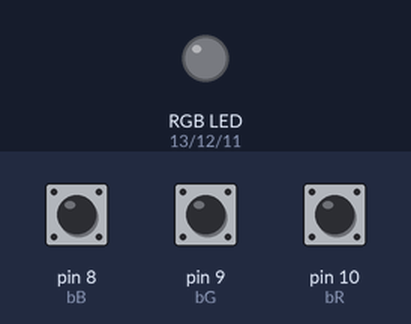
Recording of a sketch running on a simulated Arduino Uno, built with avr-gcc and run on an emulated ATmega328P. On the bench: an RGB LED mixed from three pins (HIGH = lit). The test bench sets the inputs (shaded band); at power-on: pin 8 (bB) HIGH, pin 9 (bG) HIGH, pin 10 (bR) HIGH.

Above: at 1.2 s.
1.3 s: pin 8 (bB) pulled LOW for 0.15 s
At 1.37 s:
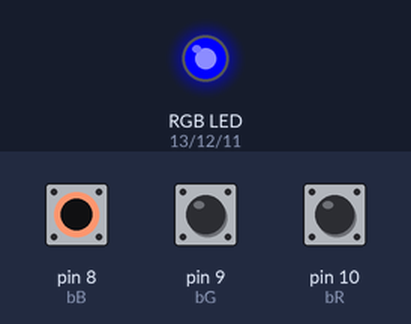
2.9 s: pin 9 (bG) pulled LOW for 0.15 s
At 2.97 s:
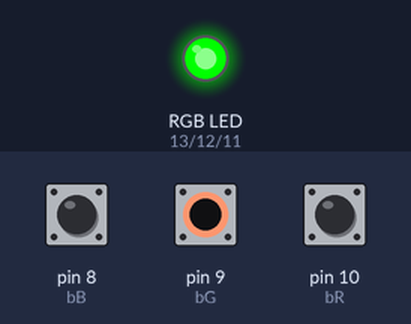
4.5 s: pin 10 (bR) pulled LOW for 0.15 s
At 4.57 s:
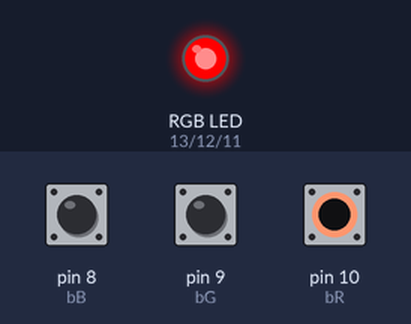
6.1 s: pin 10 (bR) pulled LOW for 3.2 s
At 10.3 s:
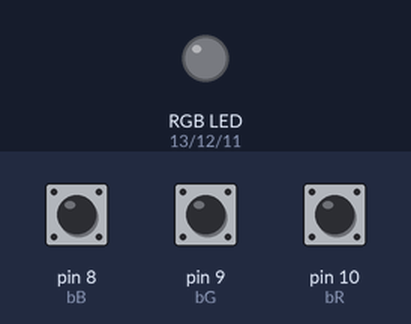
10.8 s: pin 8 (bB) pulled LOW for 3.2 s
At 11.4 s:
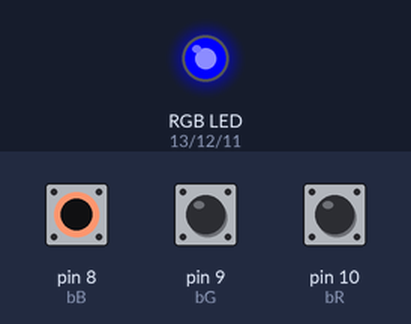
15.5 s: pin 8 (bB) driven LOW and pin 9 (bG) driven LOW
At 16.2 s:
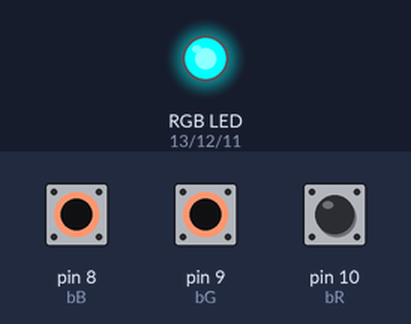
Timing chart, 0 to 18.0 s (numbered marks = the images above; inputs shaded):
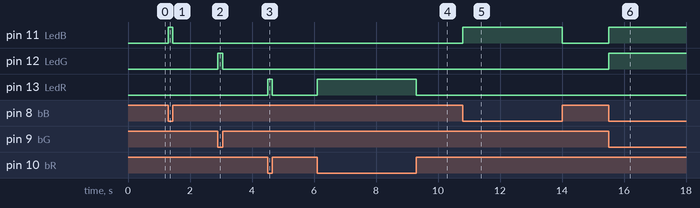

Measured:
- after the input at 1.3 s, pin 11 (LedB): LOW → HIGH at once, → LOW 0.15 s later
- after the input at 2.9 s, pin 12 (LedG): LOW → HIGH at once, → LOW 0.15 s later
- after the input at 4.5 s, pin 13 (LedR): LOW → HIGH at once, → LOW 0.15 s later
- after the input at 6.1 s, pin 13 (LedR): LOW → HIGH at once, → LOW 3.2 s later
- after the input at 10.8 s, pin 11 (LedB): LOW → HIGH at once, → LOW 3.2 s later
- after the input at 15.5 s, pin 11 (LedB), pin 12 (LedG): LOW → HIGH at once

The sketch:

LedRGB-Botones_Pullup.ino
```cpp
int LedR=13;
int LedG=12;
int LedB=11;
int bR=10;
int bG=9;
int bB=8;
bool e1;
bool e2;
bool e3;

void setup() {

pinMode(LedR,OUTPUT);
pinMode(LedG,OUTPUT);
pinMode(LedB,OUTPUT);
pinMode(bR,INPUT_PULLUP);
pinMode(bG,INPUT_PULLUP);
pinMode(bB,INPUT_PULLUP);

}

void loop() {

e1=digitalRead(bR);
e2=digitalRead(bG);
e3=digitalRead(bB);

if (e1 && e2 && e3)
{
  digitalWrite(LedR,LOW);
  digitalWrite(LedG,LOW);
  digitalWrite(LedB,LOW);
}

if (!e1 && e2 && e3)
{
  digitalWrite(LedR,HIGH);
  digitalWrite(LedG,LOW);
  digitalWrite(LedB,LOW);
}

if (e1 && !e2 && e3)
{
  digitalWrite(LedR,LOW);
  digitalWrite(LedG,HIGH);
  digitalWrite(LedB,LOW);
}

if (e1 && e2 && !e3)
{
  digitalWrite(LedR,LOW);
  digitalWrite(LedG,LOW);
  digitalWrite(LedB,HIGH);
}

if (!e1 && !e2 && e3)
{
  digitalWrite(LedR,HIGH);
  digitalWrite(LedG,HIGH);
  digitalWrite(LedB,LOW);
}

if (!e1 && e2 && !e3)
{
  digitalWrite(LedR,HIGH);
  digitalWrite(LedG,LOW);
  digitalWrite(LedB,HIGH);
}

if (e1 && !e2 && !e3)
{
  digitalWrite(LedR,LOW);
  digitalWrite(LedG,HIGH);
  digitalWrite(LedB,HIGH);
}

if (!e1 && !e2 && !e3)
{
  digitalWrite(LedR,HIGH);
  digitalWrite(LedG,HIGH);
  digitalWrite(LedB,HIGH);
}

}
```
